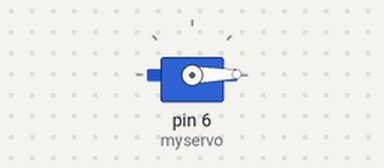
Bench run of a sketch on a simulated Arduino Uno, built with avr-gcc and run on an emulated ATmega328P. On the bench: servo.

Above: at 0.05 s.
At 2.65 s:
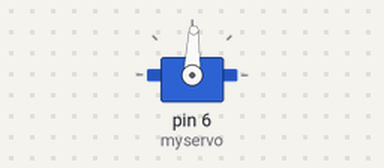
At 5.25 s:
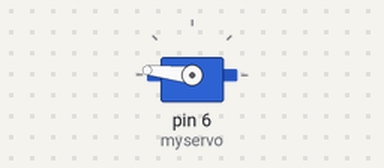
At 10.45 s:
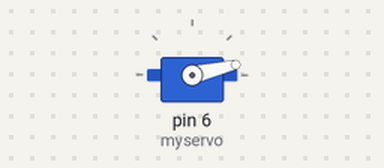
Timing chart, 0 to 14.1 s (numbered marks = the images above):
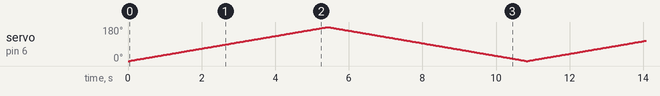

The sketch:

servo_small_to_high_slowly.ino
```cpp
#include <Servo.h>
int i;
Servo myservo;

void setup() {

 myservo.attach(6); // put your setup code here, to run once:

}

void loop() {
  for(i=0;i<180;i++)
 { myservo.write(i);
  delay(30);}
  for(i=180;i>0;i--){
  myservo.write(i);
  delay(30);}

  // put your main code here, to run repeatedly:

}
```
